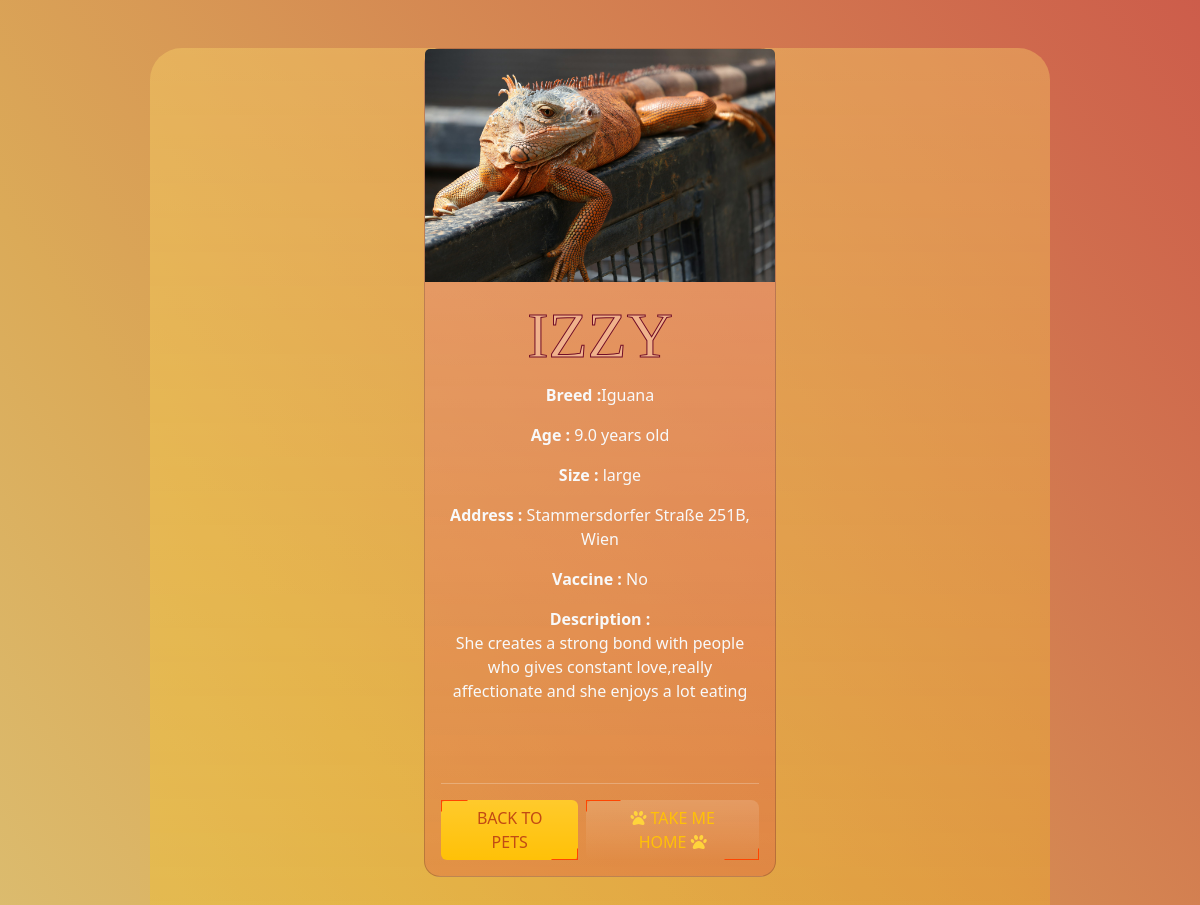
The app's page /user/details.php?id=4 (signed in) with its own data.
### tables this page shows
CREATE TABLE `animals` (
  `animalId` int(11) NOT NULL,
  `name` varchar(100) NOT NULL,
  `breed` varchar(50) NOT NULL,
  `image` varchar(255) DEFAULT NULL,
  `address_anim` varchar(100) NOT NULL,
  `description` text DEFAULT NULL,
  `size` varchar(10) NOT NULL,
  `age` decimal(2,1) DEFAULT NULL,
  `vaccinated` varchar(10) NOT NULL,
  `status_anim` varchar(15) NOT NULL
);

### user/details.php (the view, shortened to what this page needs)
<?php
require_once "../components/db_connect.php";
$id = $_GET['id'];
$sql = "SELECT * FROM `animals` WHERE animalId = {$id}";
$result = mysqli_query($connect, $sql);
$layout = '';
if (mysqli_num_rows($result) > 0) {
    $row = mysqli_fetch_assoc($result);
    $available = $row['status_anim'] == "adopted" ? " pet adopted" : " Take me Home";
    $not_avail = $row['status_anim'] == "adopted" ? "disabled" : "";
    $layout = "
    <div class ='text-center d-flex align-items-center my-5 px-5'>
        <div class='card mx-auto rounded-4 bg-danger bg-opacity-25 bg-gradient text-light' id ='PetDet' style='width: 22rem; height:auto'>
            <img src='../img/{$row['image']}' class='card-img-top' alt='image of {$row['name']}'>
            <div class='card-body'>
                <h5 class='card-title display-3'>{$row['name']}</h5>
                <p class='card-text'><strong>Breed :</strong>{$row['breed']}</p>
                 <p class='card-text'><strong>Age : </strong> {$row['age']} years old</p>
                  <p class='card-text'><strong>Size :</strong> {$row['size']}</p>
                <p class='card-text'><strong>Address :</strong> {$row['address_anim']}</p>
                  <p class='card-text'><strong>Vaccine :</strong> {$row['vaccinated']}</p>
                <p class='card-text'><strong>Description :</strong> <br>  {$row['description']}</p>
                <br>
                <br>
                <hr>
                <div class = 'd-flex justify-content-around text-center'>
                <a href='home.php' class='btn btn-warning bg-gradient border-danger rounded-2 border-3 px-4 me-2'>Back to Pets</a>
                <form action='adoption.php' method='POST'>
                    <input type='hidden' name = 'pet_id' value = '{$row['animalId']}'>
                    <button type='submit' name= 'adopt' value = '$available' $not_avail  class = 'btn btn-danger-sm  bg-gradient bg-opacity-50 rounded-3 border-light border-3 rounded-2 text-warning fw-5 px-4'><i class='fa-solid fa-paw' style='color: #FFD43B;'></i>$available  <i class='fa-solid fa-paw' style='color: #FFD43B;'></i></button></form>
                <br>
                 </div>
            </div>
        </div>
    </div>";
} else {
    echo "No pet availavble for adoption";
}
?>
<!DOCTYPE html>
<html lang="en">
<head>
    <link href="https://cdn.jsdelivr.net/npm/bootstrap@5.3.3/dist/css/bootstrap.min.css" rel="stylesheet">
    <link rel="stylesheet" href="/style.css">
    <link rel="stylesheet" href="https://cdnjs.cloudflare.com/ajax/libs/font-awesome/6.7.1/css/all.min.css" />
</head>
<body>
    <div class="container mx-auto bg-warning w-75 mt-2 bg-gradient bg-opacity-25 rounded-5" id="contDet">
        <?= $layout ?>
        <br>
        <br>
        <br>
        <br>
    </div>
</body>
</html>

### style.css (style rules this page uses)
* { margin: 0; padding: 0; }
h5 { font-family: 'Mocha'; color: #f0b28c !important; -webkit-text-stroke: #700d26 1px !important; text-transform: uppercase; font-size: 2rem; }
.btn { position: relative; color: #c24b14; border: none; text-transform: uppercase; z-index: 2; }
.btn:before, .btn:after { position: absolute; content: ""; width: 20%; height: 20%; border: 1px solid; z-index: -1; transition: all 0.3s ease; }
.btn:before { top: 0; left: 0; border-bottom-color: transparent; border-right-color: transparent; border-top-color: orangered; border-left-color: orangered; }
.btn:after { bottom: 0; right: 0; border-top-color: transparent; border-left-color: transparent; border-bottom-color: orangered; border-right-color: orangered; }
.card { height: 40rem; object-fit: co; }

### records on screen
animals: image (picture), name "IZZY", breed "Iguana", age "9.0", size "large", address_anim "Stammersdorfer Straße 251B, Wien", vaccinated "No", description "She creates a strong bond with people who gives constant love,really affectionate and she enjoys a lot eating", status_anim "TAKE ME HOME"
